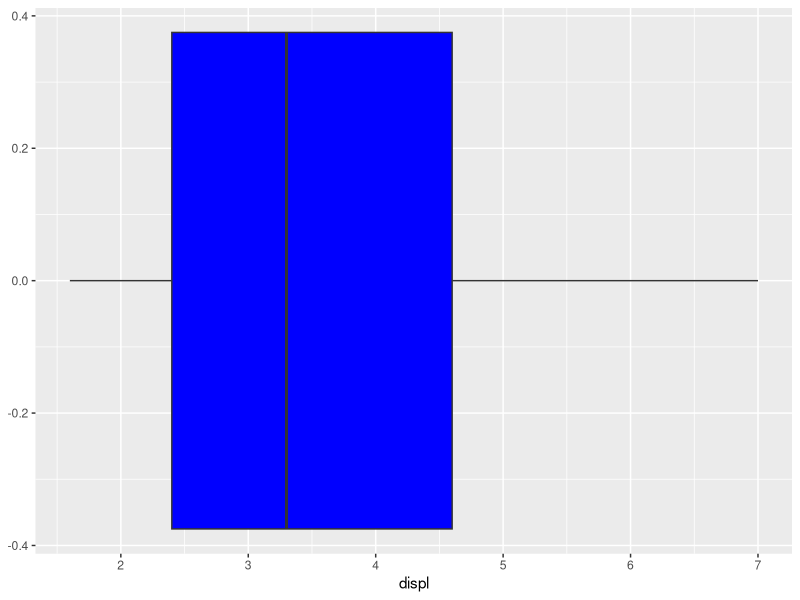

R code for this plot:
# Ogechi onyewu
# The data source is the mpg data table

library(tidyverse)
ggplot(mpg, aes(y = displ)) +
  geom_boxplot(fill = "blue") +
  coord_flip() 
